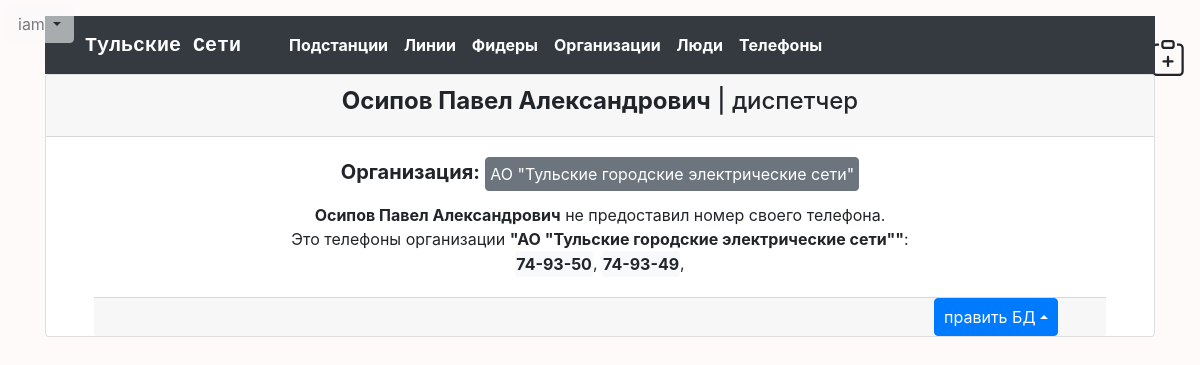
The page /person/4/ (signed in) on the database its author committed.
### tula_net/models.py (models this page shows, shortened)
class Person(models.Model):
    name = models.CharField(max_length=128, verbose_name='ФИО')
    subscriber = models.ForeignKey(Subscriber, related_name='persons', on_delete=models.CASCADE)
    position = models.CharField(max_length=64, verbose_name='должность', blank=True, null=True)
    priority = models.PositiveSmallIntegerField(blank=True, verbose_name='приоритет', null=True)
    description = models.TextField(verbose_name='Описение', blank=True)
    def __str__(self):
        return self.name
    class Meta:
        verbose_name = "Ответственное лицо"
        verbose_name_plural = "Ответственные лица"
        ordering = ['-priority']

class Subscriber(models.Model):
    name = models.CharField(max_length=128, verbose_name='Название организации', unique=True)
    short_name = models.CharField(max_length=16, verbose_name='Назв орган сокращ', blank=True, null=True)
    ours = models.BooleanField(verbose_name='наши')
    year_update = models.PositiveSmallIntegerField(verbose_name='Списки обновлены', blank=True, null=True)
    description = models.TextField(verbose_name='Описение', blank=True)
    region = models.ForeignKey(
        Region, verbose_name='участок', default=2, blank=True, null=True, on_delete=models.SET_NULL)
    def get_absolute_url(self):
        return reverse('subscriber', kwargs={'pk': self.pk})
    def __str__(self):
        return self.name
    class Meta:
        verbose_name = "организация"
        verbose_name_plural = "организации"
        ordering = ['-ours', 'name']

class Phone(models.Model):
    number = models.CharField(max_length=20, verbose_name='номер')
    search_number = models.CharField(max_length=16, verbose_name='НЕ ЗАПОЛНЯТЬ', blank=True, null=True)
    subscriber = models.ForeignKey(Subscriber, related_name='phones', on_delete=models.CASCADE,
                                   blank=True, null=True, verbose_name='организация')
    person = models.ForeignKey(Person, related_name='phones', on_delete=models.CASCADE,
                               blank=True, null=True, verbose_name='лицо')
    substation = models.ForeignKey(Substation, related_name='phones', on_delete=models.CASCADE,
                                   blank=True, null=True, verbose_name='ПС')
    priority = models.PositiveSmallIntegerField(blank=True, verbose_name='приоритет', null=True)
    description = models.TextField(verbose_name='описение', blank=True)
    def get_absolute_url(self):
        return reverse('phone', kwargs={'pk': self.pk})
    def __str__(self):
        return self.number
    class Meta:
        verbose_name = "Телефон"
        verbose_name_plural = "Телефоны"
        ordering = ['-priority']

### tula_net/views.py (the view)
# urls.py: path('person/<int:pk>/', OnePersonView.as_view(), name='person'),
class OnePersonView(DetailView):
    model = Person
    template_name = 'tula_net/one_person.html'
    context_object_name = 'person'
    def get_queryset(self):
        return Person.objects.select_related('subscriber').prefetch_related('phones', 'subscriber__phones')

### tula_net/context_processors.py (called while the page is built)
def add_titles(request):
    return {
        'title': 'Тульские Сети',
        'title_add': 'Добавить',
        'title_upd': 'Редактировать',
        'title_del': 'Удалить',
        'title_feeder': 'фидер',
        'title_substation': 'подстанцию',
        'title_subscriber': 'организацию',
        'title_phone': 'телефон',
        'title_person': 'лицо',
        'title_section': 'секцию',
        'title_line': 'линию',
        'title_char': 'характеристики фидера',
    }

def logik(request):
    return {
        'current_year': datetime.now().year,
        'logik_metod': request.path[1:5],
        'logik_obj': request.path[4:10],
        'logik_add': 'add_',
        'logik_upd': 'upd_',
        'logik_del': 'del_',
        'logik_feeder': '_feede',
        'logik_substation': '_subst',
        'logik_subscriber': '_subsc',
        'logik_phone': '_phone',
        'logik_person': '_perso',
        'logik_section': '_secti',
        'logik_line': '_line/',
        'logik_char': '_chara'
    }

def signs(request):
    return {
        'context_menu': {
            'substations': 'Подстанции',
            'lines': 'Линии',
            'sfeeders': 'Фидеры',
            'subscribers': 'Организации',
            'persons': ' Ответственные лица',
            'phones': 'Телефоны',
        }
    }

def class_volt(request):
    return {
        'feeder_6': "btn btn-light border-success px-3 py-0 mx-1",
        'feeder_10': "btn btn-light border-primary px-3 py-0 mx-1",
        'feeder_x': "btn btn-secondary px-3 py-0 mx-1",
        'line_35': "border-danger btn btn-dark py-0 px-4 m-1 vl-border",
        'line_110': 'border-warning btn btn-dark py-0 px-4 m-1 vl-border',
        'line_x': 'btn btn-secondary py-0 px-4 m-1',
    }

### tula_net/templates/tula_net/one_person.html (shortened to what this page needs)
{% extends 'base.html' %}
{% block cards1 %}
<div class="card text-center">
  <div class="card-header">
      <h4><b>{{ person }}</b>  {% if person.position %} | {{ person.position }} {% endif %}</h4>
  </div>
  <div class="card-body">
      <h5 class="card-title"><b>Организация:</b>
          <a class="btn btn-secondary p-1" href="{{ person.subscriber.get_absolute_url }}">
              {{ person.subscriber }}
          </a>
      </h5>
      {% if person.phones.count %}
    <h3 class="card-text">
        {% for phone in person.phones.all %}
        <a class="btn btn-light p-0" href="{{ phone.get_absolute_url }}">{{ phone }}</a>,
         {% endfor %}
    </h3>
      {% else %}
      <p class="card-text"> <b>{{ person }}</b> не предоставил номер своего телефона. <br> Это телефоны организации <b>"{{ person.subscriber }}"</b>:<br>
          {% for phone in person.subscriber.phones.all %}
          <a class="btn btn-light p-0" href="{{ phone.get_absolute_url }}"><b>{{ phone }}</b></a>,
          {% endfor %}</p>
      {% endif %}
  </div>
          <div class="card-footer text-right mx-5 my-0 py-0 pr-5">
            <div class="btn-group dropup">
                  <button type="button" class="btn btn-primary dropdown-toggle dropdown-toggle-split" data-toggle="dropdown" aria-haspopup="true" aria-expanded="false">
                    править БД<span class="sr-only">Toggle Dropdown</span>
                  </button>
            </div>
      </div>
</div>
{% endblock %}

### templates/incl/_user_bar.html (shortened to what this page needs)
<div class="btn-group user_bar">
  <button type="button" class="btn btn-light dropdown-toggle " data-toggle="dropdown" aria-haspopup="true" aria-expanded="false">
    {{ request.user }}
  </button>
</div>

### Tula_Networks/static/css/style.css (style rules this page uses)
body { background-color: #FFFAFA; }
.user_bar { z-index: 999999; position: fixed; left: 5px; top: 5px; opacity: 0.6; }

### rows shown on the page
Person: name "Осипов Павел Александрович", position "диспетчер", subscriber "АО \"Тульские городские электрические сети\""
Phone: number "74-93-50"
Phone: number "74-93-49"

### other values the page prints
{{ request.user }} "iam"
